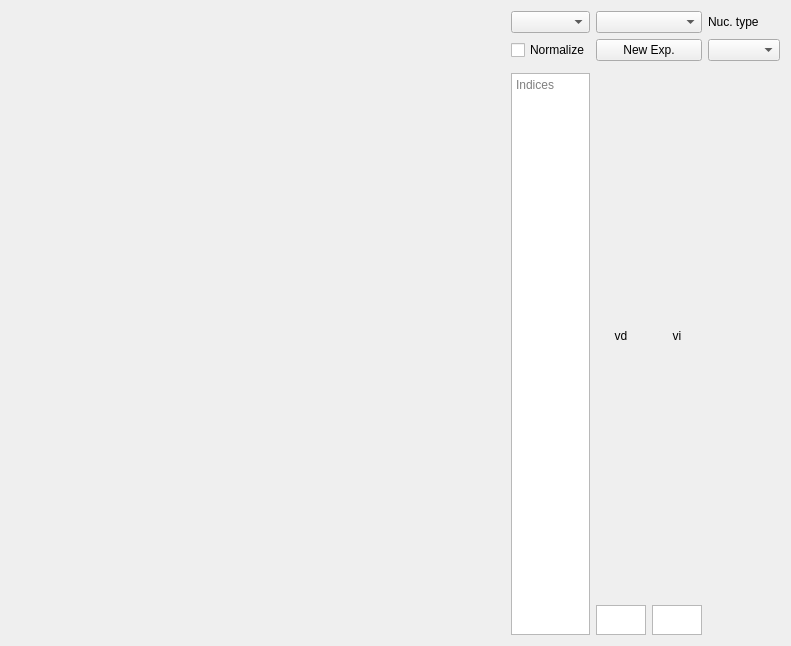
<?xml version="1.0" encoding="UTF-8"?>
<ui version="4.0">
 <class>Sensitivity</class>
 <widget class="QWidget" name="Sensitivity">
  <property name="geometry">
   <rect>
    <x>0</x>
    <y>0</y>
    <width>730</width>
    <height>646</height>
   </rect>
  </property>
  <property name="windowTitle">
   <string>Form</string>
  </property>
  <layout class="QGridLayout" name="gridLayout_3">
   <item row="0" column="0">
    <layout class="QGridLayout" name="gridLayout_2">
     <item row="0" column="0" rowspan="4">
      <layout class="QVBoxLayout" name="layout_plot">
       <property name="sizeConstraint">
        <enum>QLayout::SetMaximumSize</enum>
       </property>
       <property name="leftMargin">
        <number>500</number>
       </property>
       <property name="topMargin">
        <number>0</number>
       </property>
      </layout>
     </item>
     <item row="0" column="3">
      <widget class="QLabel" name="label">
       <property name="text">
        <string>Nuc. type</string>
       </property>
      </widget>
     </item>
     <item row="1" column="2">
      <widget class="QPushButton" name="pushButton_newExperiment">
       <property name="statusTip">
        <string>Add a new experiment</string>
       </property>
       <property name="text">
        <string>New Exp.</string>
       </property>
      </widget>
     </item>
     <item row="1" column="3">
      <widget class="QComboBox" name="comboBox_nuctype"/>
     </item>
     <item row="3" column="2">
      <layout class="QGridLayout" name="gridLayout">
       <item row="1" column="0">
        <widget class="QPlainTextEdit" name="plainTextEdit_vd">
         <property name="minimumSize">
          <size>
           <width>50</width>
           <height>30</height>
          </size>
         </property>
         <property name="maximumSize">
          <size>
           <width>50</width>
           <height>30</height>
          </size>
         </property>
        </widget>
       </item>
       <item row="1" column="1">
        <widget class="QPlainTextEdit" name="plainTextEdit_vi">
         <property name="minimumSize">
          <size>
           <width>50</width>
           <height>30</height>
          </size>
         </property>
         <property name="maximumSize">
          <size>
           <width>50</width>
           <height>30</height>
          </size>
         </property>
        </widget>
       </item>
       <item row="0" column="0">
        <widget class="QLabel" name="label_vd">
         <property name="text">
          <string>vd</string>
         </property>
         <property name="alignment">
          <set>Qt::AlignCenter</set>
         </property>
        </widget>
       </item>
       <item row="0" column="1">
        <widget class="QLabel" name="label_vi">
         <property name="text">
          <string>vi</string>
         </property>
         <property name="alignment">
          <set>Qt::AlignCenter</set>
         </property>
        </widget>
       </item>
      </layout>
     </item>
     <item row="4" column="0">
      <layout class="QVBoxLayout" name="verticalLayout"/>
     </item>
     <item row="1" column="1">
      <widget class="QCheckBox" name="checkBox_normalize">
       <property name="statusTip">
        <string>Normalize sensitivities</string>
       </property>
       <property name="text">
        <string>Normalize</string>
       </property>
      </widget>
     </item>
     <item row="0" column="1">
      <widget class="QComboBox" name="comboBox_exp_no">
       <property name="statusTip">
        <string>select experiment with number ...</string>
       </property>
      </widget>
     </item>
     <item row="0" column="2">
      <widget class="QComboBox" name="comboBox_sel_dataset">
       <property name="statusTip">
        <string>Select sensitivity dataset</string>
       </property>
      </widget>
     </item>
     <item row="3" column="1">
      <widget class="QPlainTextEdit" name="plainTextEdit_index">
       <property name="toolTip">
        <string/>
       </property>
       <property name="statusTip">
        <string>select indices for sensitivity (e.g. &quot;4&quot;, &quot;3-8&quot; ...)</string>
       </property>
       <property name="placeholderText">
        <string>Indices</string>
       </property>
      </widget>
     </item>
    </layout>
   </item>
  </layout>
 </widget>
 <resources/>
 <connections/>
</ui>
